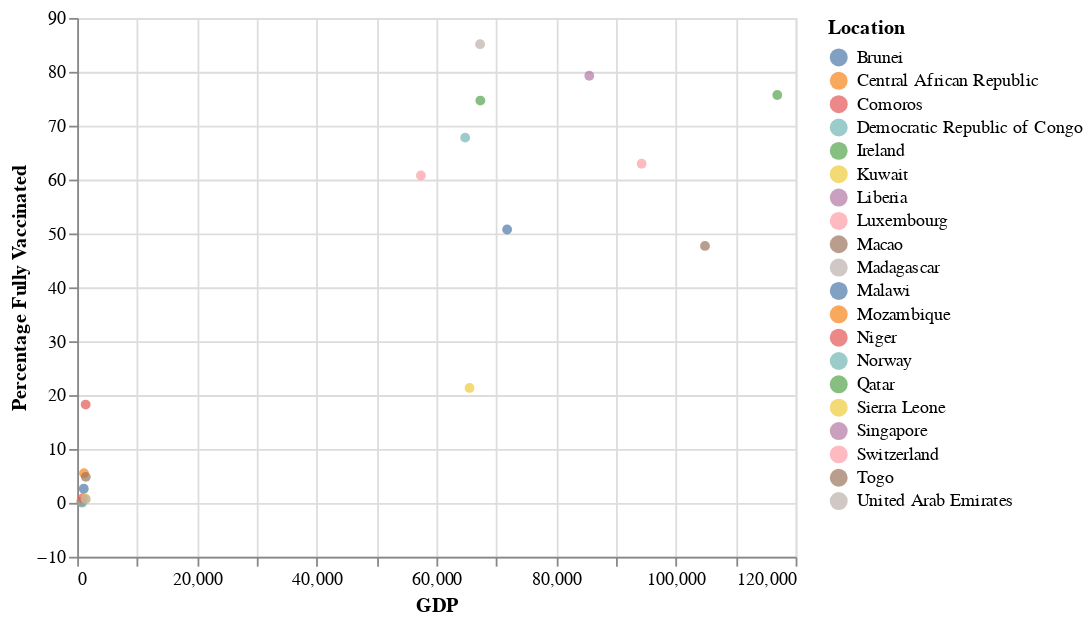

Source (notebook cell):
### Code cell
alt.Chart(top_bottom_10).mark_circle().encode(
    alt.X('GDP', scale=alt.Scale(zero=False)),
    alt.Y('Percentage Fully Vaccinated', scale=alt.Scale(zero=False, padding=1)),
    color='Location')
#     size='Human Development Index'
# )

### Figure 1 — Vega-Lite specification as saved in the notebook (floating-point values rounded to 4 significant figures)
{"config": {"view": {"continuousWidth": 400, "continuousHeight": 300}}, "data": {"name": "data-a867d91706d0da2210513a98a47bfbb1"}, "mark": "circle", "encoding": {"color": {"type": "nominal", "field": "Location"}, "x": {"type": "quantitative", "field": "GDP", "scale": {"zero": false}}, "y": {"type": "quantitative", "field": "Percentage Fully Vaccinated", "scale": {"padding": 1, "zero": false}}}, "$schema": "https://vega.github.io/schema/vega-lite/v4.8.1.json", "datasets": {"data-a867d91706d0da2210513a98a47bfbb1": [{"Location": "Qatar", "Collection Date": "2021-09-11", "Total Vaccinations": 4579000.0, "People Vaccinated": 2360000.0, "People Fully Vaccinated": 2218000.0, "Population_x": 2931000.0, "Percentage Fully Vaccinated": 75.7, "Population_y": 2931000.0, "Population Density": 227.3, "GDP": 116900.0, "Extreme Poverty": null, "Human Development Index": 0.848}, {"Location": "Macao", "Collection Date": "2021-10-03", "Total Vaccinations": 684600.0, "People Vaccinated": 372700.0, "People Fully Vaccinated": 314000.0, "Population_x": 658400.0, "Percentage Fully Vaccinated": 47.69, "Population_y": 658400.0, "Population Density": 20550.0, "GDP": 104900.0, "Extreme Poverty": null, "Human Development Index": null}, {"Location": "Luxembourg", "Collection Date": "2021-09-16", "Total Vaccinations": 777100.0, "People Vaccinated": 414500.0, "People Fully Vaccinated": 399500.0, "Population_x": 634800.0, "Percentage Fully Vaccinated": 62.94, "Population_y": 634800.0, "Population Density": 231.4, "GDP": 94280.0, "Extreme Poverty": 0.2, "Human Development Index": 0.916}, {"Location": "Singapore", "Collection Date": "2021-10-14", "Total Vaccinations": 9787000.0, "People Vaccinated": 4730000.0, "People Fully Vaccinated": 4675000.0, "Population_x": 5897000.0, "Percentage Fully Vaccinated": 79.28, "Population_y": 5897000.0, "Population Density": 7916.0, "GDP": 85540.0, "Extreme Poverty": null, "Human Development Index": 0.938}, {"Location": "Brunei", "Collection Date": "2021-10-14", "Total Vaccinations": 563700.0, "People Vaccinated": 339700.0, "People Fully Vaccinated": 224000.0, "Population_x": 441500.0, "Percentage Fully Vaccinated": 50.74, "Population_y": 441500.0, "Population Density": 81.35, "GDP": 71810.0, "Extreme Poverty": null, "Human Development Index": 0.838}, {"Location": "Ireland", "Collection Date": "2021-10-13", "Total Vaccinations": 7271000.0, "People Vaccinated": 3787000.0, "People Fully Vaccinated": 3720000.0, "Population_x": 4983000.0, "Percentage Fully Vaccinated": 74.66, "Population_y": 4983000.0, "Population Density": 69.87, "GDP": 67340.0, "Extreme Poverty": 0.2, "Human Development Index": 0.955}, {"Location": "United Arab Emirates", "Collection Date": "2021-10-15", "Total Vaccinations": 20620000.0, "People Vaccinated": 9495000.0, "People Fully Vaccinated": 8506000.0, "Population_x": 9991000.0, "Percentage Fully Vaccinated": 85.13, "Population_y": 9991000.0, "Population Density": 112.4, "GDP": 67290.0, "Extreme Poverty": null, "Human Development Index": 0.89}, {"Location": "Kuwait", "Collection Date": "2021-07-03", "Total Vaccinations": 2375000.0, "People Vaccinated": 1452000.0, "People Fully Vaccinated": 923300.0, "Population_x": 4329000.0, "Percentage Fully Vaccinated": 21.33, "Population_y": 4329000.0, "Population Density": 232.1, "GDP": 65530.0, "Extreme Poverty": null, "Human Development Index": 0.806}, {"Location": "Norway", "Collection Date": "2021-10-14", "Total Vaccinations": 7896000.0, "People Vaccinated": 4191000.0, "People Fully Vaccinated": 3705000.0, "Population_x": 5466000.0, "Percentage Fully Vaccinated": 67.79, "Population_y": 5466000.0, "Population Density": 14.46, "GDP": 64800.0, "Extreme Poverty": 0.2, "Human Development Index": 0.957}, {"Location": "Switzerland", "Collection Date": "2021-10-14", "Total Vaccinations": 10780000.0, "People Vaccinated": 5639000.0, "People Fully Vaccinated": 5295000.0, "Population_x": 8715000.0, "Percentage Fully Vaccinated": 60.76, "Population_y": 8715000.0, "Population Density": 214.2, "GDP": 57410.0, "Extreme Poverty": null, "Human Development Index": 0.955}, {"Location": "Central African Republic", "Collection Date": "2021-10-14", "Total Vaccinations": 255300.0, "People Vaccinated": 245400.0, "People Fully Vaccinated": 9901.0, "Population_x": 4920000.0, "Percentage Fully Vaccinated": 0.2012, "Population_y": 4920000.0, "Population Density": 7.479, "GDP": 661.2, "Extreme Poverty": null, "Human Development Index": 0.397}, {"Location": "Liberia", "Collection Date": "2021-10-06", "Total Vaccinations": 93620.0, "People Vaccinated": 84480.0, "People Fully Vaccinated": 9135.0, "Population_x": 5180000.0, "Percentage Fully Vaccinated": 0.1763, "Population_y": 5180000.0, "Population Density": 49.13, "GDP": 752.8, "Extreme Poverty": 38.6, "Human Development Index": 0.48}, {"Location": "Democratic Republic of Congo", "Collection Date": "2021-10-08", "Total Vaccinations": 140300.0, "People Vaccinated": 102600.0, "People Fully Vaccinated": 37640.0, "Population_x": 92380000.0, "Percentage Fully Vaccinated": 0.04075, "Population_y": 92380000.0, "Population Density": 35.88, "GDP": 808.1, "Extreme Poverty": 77.1, "Human Development Index": 0.48}, {"Location": "Niger", "Collection Date": "2021-10-10", "Total Vaccinations": 646100.0, "People Vaccinated": 429500.0, "People Fully Vaccinated": 216600.0, "Population_x": 25130000.0, "Percentage Fully Vaccinated": 0.8619, "Population_y": 25130000.0, "Population Density": 16.95, "GDP": 926.0, "Extreme Poverty": 44.5, "Human Development Index": 0.394}, {"Location": "Malawi", "Collection Date": "2021-10-14", "Total Vaccinations": 1135000.0, "People Vaccinated": 883900.0, "People Fully Vaccinated": 515500.0, "Population_x": 19650000.0, "Percentage Fully Vaccinated": 2.624, "Population_y": 19650000.0, "Population Density": 197.5, "GDP": 1095.0, "Extreme Poverty": 71.4, "Human Development Index": 0.483}, {"Location": "Mozambique", "Collection Date": "2021-10-08", "Total Vaccinations": 3677000.0, "People Vaccinated": 1904000.0, "People Fully Vaccinated": 1773000.0, "Population_x": 32160000.0, "Percentage Fully Vaccinated": 5.514, "Population_y": 32160000.0, "Population Density": 37.73, "GDP": 1136.0, "Extreme Poverty": 62.9, "Human Development Index": 0.456}, {"Location": "Sierra Leone", "Collection Date": "2021-10-12", "Total Vaccinations": 359100.0, "People Vaccinated": 292200.0, "People Fully Vaccinated": 66850.0, "Population_x": 8141000.0, "Percentage Fully Vaccinated": 0.8211, "Population_y": 8141000.0, "Population Density": 104.7, "GDP": 1390.0, "Extreme Poverty": 52.2, "Human Development Index": 0.452}, {"Location": "Comoros", "Collection Date": "2021-10-09", "Total Vaccinations": 360700.0, "People Vaccinated": 198600.0, "People Fully Vaccinated": 162100.0, "Population_x": 888500.0, "Percentage Fully Vaccinated": 18.24, "Population_y": 888500.0, "Population Density": 437.4, "GDP": 1414.0, "Extreme Poverty": 18.1, "Human Development Index": 0.554}, {"Location": "Madagascar", "Collection Date": "2021-09-20", "Total Vaccinations": 381600.0, "People Vaccinated": 197000.0, "People Fully Vaccinated": 184600.0, "Population_x": 28430000.0, "Percentage Fully Vaccinated": 0.6495, "Population_y": 28430000.0, "Population Density": 43.95, "GDP": 1416.0, "Extreme Poverty": 77.6, "Human Development Index": 0.528}, {"Location": "Togo", "Collection Date": "2021-10-08", "Total Vaccinations": 1215000.0, "People Vaccinated": 805700.0, "People Fully Vaccinated": 409300.0, "Population_x": 8478000.0, "Percentage Fully Vaccinated": 4.828, "Population_y": 8478000.0, "Population Density": 143.4, "GDP": 1430.0, "Extreme Poverty": 49.2, "Human Development Index": 0.515}]}}
